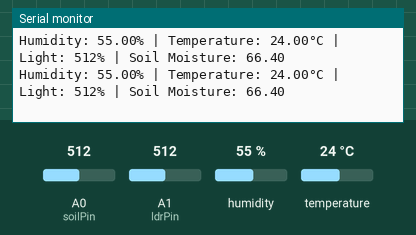
This sketch was run on a simulated Arduino Nano 33 IoT. Parts: the last lines printed to the serial monitor. The test bench sets the inputs (shaded band); at power-on: humidity 55 %, A0 (soilPin) = 512, A1 (ldrPin) = 512, temperature 24 °C. Nothing arrives over Bluetooth unless stated; a phone connects over Bluetooth LE 3 s after start.

Above: at 4.0 s.
4.1 s: humidity set to 22 %
At 5.21 s:
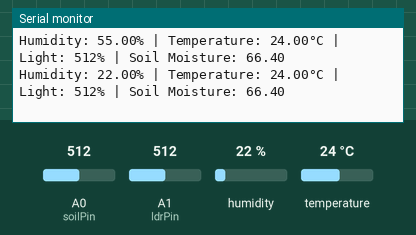
5.6 s: A0 (soilPin) set to 716
At 5.61 s:
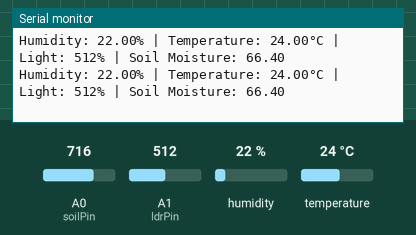
7.1 s: A1 (ldrPin) set to 716
At 7.24 s:
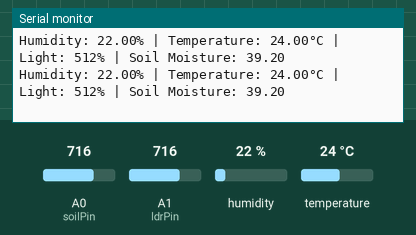
8.6 s: temperature set to 12 °C
At 9.06 s:
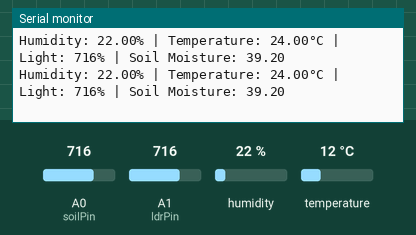
10.1 s: A0 (soilPin) set to 992
At 11.09 s:
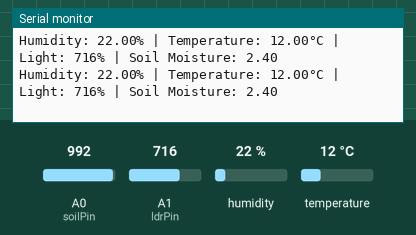
11.6 s: A1 (ldrPin) set to 992
At 11.91 s:
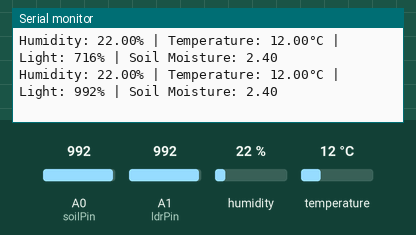
Timing chart, 0 to 14.1 s (numbered marks = the images above; inputs shaded):
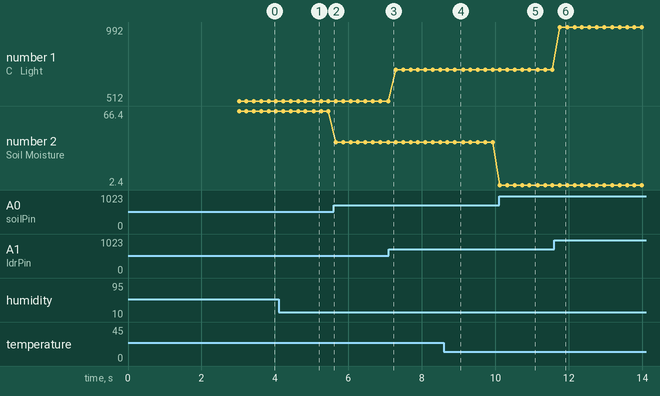

Measured:
- after the input at 4.1 s, the serial monitor: prints a new line after 0.96 s (image 1)
- after the input at 10.1 s, the serial monitor: prints a new line at once (image 5)
- after the input at 11.6 s, the serial monitor: prints a new line after 0.15 s (image 6)
- plotted number 1: 512 → 716 after the input at 7.1 s, 716 → 992 after the input at 11.6 s
- plotted number 2: 66.4 → 39.2 after the input at 5.6 s, 39.2 → 2.4 after the input at 10.1 s

The sketch:

BLE.ino
```cpp
#include "DHT.h"
#include <ArduinoBLE.h>

int ldrPin = A1;
int soilPin = A0;
int dhtPin = 13;
int waterMoisture = 260;
int airMoisture = 1010;


#define DHTTYPE DHT11
DHT dht(dhtPin, DHTTYPE);


//Sets IDs so the Pi can connect
BLEService plantService("1111");
BLEStringCharacteristic sensorCharacteristic("2222", BLERead | BLENotify, 200);

void setup() {
  Serial.begin(9600);
  dht.begin();

  //Start BLE
  if (!BLE.begin()) {
    Serial.println("BLE start failed");
    while (1);
  }

  //Settings other devices can see
  BLE.setLocalName("UnoR4_PlantSensor");

  BLE.setAdvertisedService(plantService);
  plantService.addCharacteristic(sensorCharacteristic);
  BLE.addService(plantService);

  //This lets other devices (the pi) see it
  BLE.advertise();

  Serial.println("Waiting for connections");
}

void loop() {
  //Searches for BLE connections
  BLEDevice central = BLE.central();

  if (central) {
    Serial.print("Connected: ");
    Serial.println(central.address());

    while (central.connected()) {
      BLE.poll();
      //Reads sensors
      float humidity = dht.readHumidity();
      float tempC = dht.readTemperature();
      int ldrValue = analogRead(ldrPin);
      float soilValue = analogRead(soilPin);
      //Serial.print(soilValue);
      if (soilValue < waterMoisture){
            soilValue = waterMoisture;
      }
      else if(soilValue > airMoisture){
            soilValue = airMoisture;
      }
      float soilZeroed = (soilValue - waterMoisture);
      //Serial.print(soilZeroed);
      float soilFlipped= (soilZeroed/(airMoisture-waterMoisture))*100;
      //Serial.print(soilFlipped);
      float soilMoisture = 100-soilFlipped;
      //Prints so you know they are working
      Serial.print("Humidity: ");
      Serial.print(humidity);
      Serial.print("% | Temperature: ");
      Serial.print(tempC);
      Serial.print("°C | Light: ");
      Serial.print(ldrValue);
      Serial.print("% | Soil Moisture: ");
      Serial.println(soilMoisture);

      //Creates and sends JSON so Pi can process it
      String json = "{";
      json += "\"Soil_Moisture\":" + String(soilMoisture) + ",";
      json += "\"Ambient_Temperature\":" + String(tempC) + ",";
      json += "\"Humidity\":" + String(humidity) + ",";
      json += "\"Light_Intensity\":" + String(ldrValue);
      //json += "\"Nitrogen_Level\":" + String(0) + ",";
      //json += "\"Phosphorus_Level\":" + String(0) + ",";
      //json += "\"Potassium_Level\":" + String(0);
      json += "}";

      sensorCharacteristic.writeValue(json);

      BLE.poll();
      delay(200); //Proper delay is built into the pi since its dealing with thinkspeak
    }

    Serial.print("Disconnected: ");
    Serial.println(central.address());
  }
}
```
